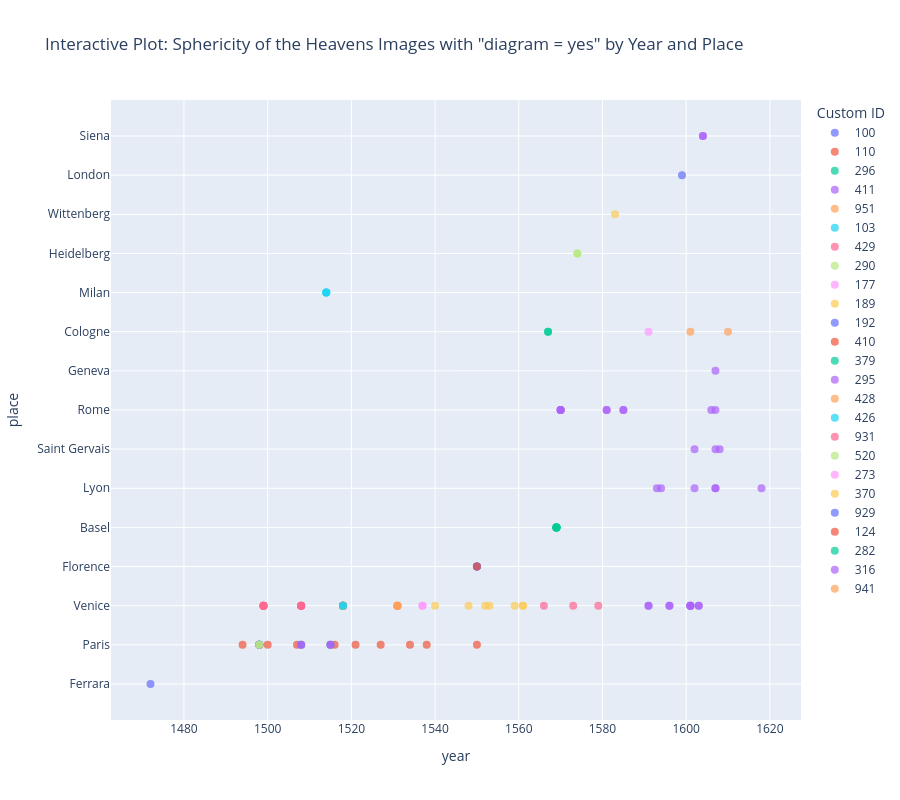
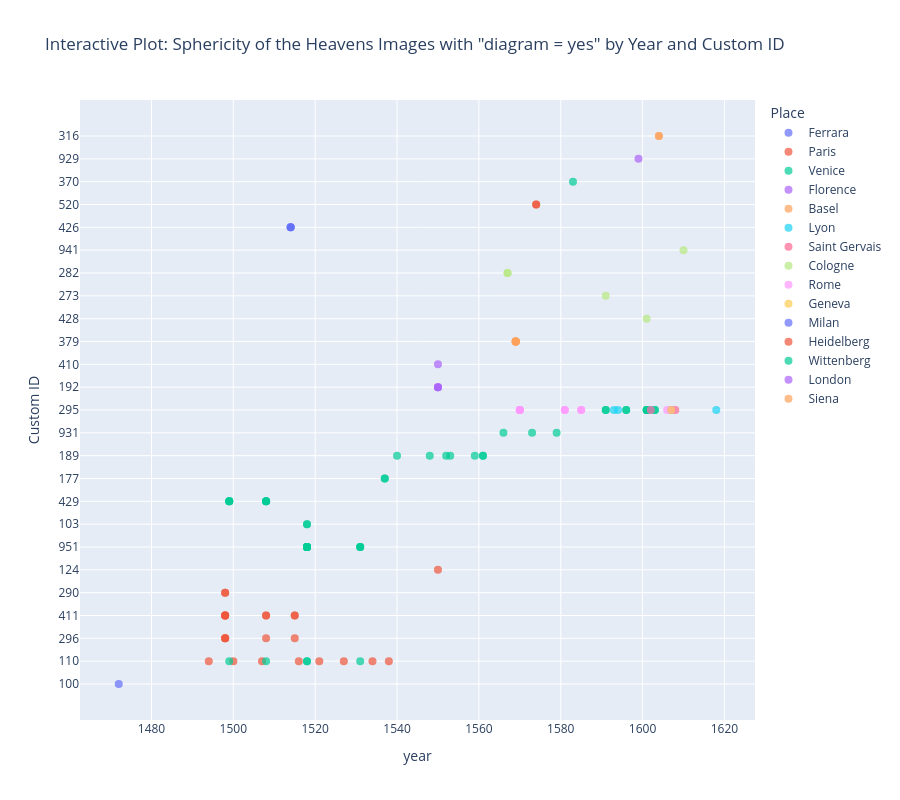

Notebook cell for these charts, in order:
### Code cell
# 1. Filter for CK_Sphericity of the Heavens AND diagram == 'yes'
df_sphericity = df_clean[(df_clean['cks'] == 'CK_Sphericity of the Heavens') & (df_clean['diagram'] == 'yes')].copy()

print(f"Total images for Sphericity of the Heavens with diagram='yes': {len(df_sphericity)}")

if len(df_sphericity) > 0:
    # Static scatter plot (Place vs Time)
    plt.figure(figsize=(14, 10))
    sns.scatterplot(
        data=df_sphericity,
        x='year',
        y='place',
        hue='custom_identifier_str',
        palette='tab20',  
        s=80,
        alpha=0.7,
        legend=False 
    )
    plt.title('Printings of Sphericity of the Heavens Images with "diagram = yes"\nOver Time and Place (Colored by custom_id)', fontsize=16)
    plt.xlabel('Year', fontsize=12)
    plt.ylabel('Place', fontsize=12)
    plt.grid(True, linestyle='--', alpha=0.5)
    plt.tight_layout()
    plt.show()

    # Interactive scatter plot (Place vs Time)
    fig = px.scatter(
        df_sphericity,
        x='year',
        y='place',
        color='custom_identifier_str',
        hover_data=['part_or_adaption_label', 'cks', 'bid'],
        title='Interactive Plot: Sphericity of the Heavens Images with "diagram = yes" by Year and Place',
        labels={'custom_identifier_str': 'Custom ID'}
    )
    fig.update_traces(marker=dict(size=8, opacity=0.7))
    fig.update_layout(height=800, hovermode='closest')
    fig.show()

    # Static scatter plot (Custom ID vs Time)
    plt.figure(figsize=(14, 10))
    sns.scatterplot(
        data=df_sphericity,
        x='year',
        y='custom_identifier_str',
        hue='place',
        palette='tab20',  
        s=80,
        alpha=0.7,
        legend=False 
    )
    plt.title('Printings of Sphericity of the Heavens Images with "diagram = yes"\nOver Time and Custom ID (Colored by Place)', fontsize=16)
    plt.xlabel('Year', fontsize=12)
    plt.ylabel('Custom ID (Text Part)', fontsize=12)
    plt.grid(True, linestyle='--', alpha=0.5)
    plt.tight_layout()
    plt.show()

    # Interactive scatter plot (Custom ID vs Time)
    fig_id = px.scatter(
        df_sphericity,
        x='year',
        y='custom_identifier_str',
        color='place',
        hover_data=['part_or_adaption_label', 'cks', 'bid'],
        title='Interactive Plot: Sphericity of the Heavens Images with "diagram = yes" by Year and Custom ID',
        labels={'custom_identifier_str': 'Custom ID', 'place': 'Place'}
    )
    fig_id.update_traces(marker=dict(size=8, opacity=0.7))
    fig_id.update_layout(height=800, hovermode='closest')
    fig_id.show()

### Figure 1 — Plotly figure (JSON) as saved in the notebook; plotly's stock layout.template omitted (floating-point values rounded to 4 significant figures)
{"data": [{"customdata": [["Tractatus de sphaera", "CK_Sphericity of the Heavens", 1938]], "hovertemplate": "Custom ID=100<br>year=%{x}<br>place=%{y}<br>part_or_adaption_label=%{customdata[0]}<br>cks=%{customdata[1]}<br>bid=%{customdata[2]}<extra></extra>", "legendgroup": "100", "marker": {"color": "#636efa", "opacity": 0.7, "size": 8, "symbol": "circle"}, "mode": "markers", "name": "100", "orientation": "h", "showlegend": true, "type": "scatter", "x": [1472], "xaxis": "x", "y": ["Ferrara"], "yaxis": "y"}, {"customdata": [["Introduction by d'Étaples", "CK_Sphericity of the Heavens", 1624], ["Introduction by d'Étaples", "CK_Sphericity of the Heavens", 1929], ["Introduction by d'Étaples", "CK_Sphericity of the Heavens", 1830], ["Introduction by d'Étaples", "CK_Sphericity of the Heavens", 1833], ["Introduction by d'Étaples", "CK_Sphericity of the Heavens", 1843], ["Introduction by d'Étaples", "CK_Sphericity of the Heavens", 1941], ["Introduction by d'Étaples", "CK_Sphericity of the Heavens", 1823], ["Introduction by d'Étaples", "CK_Sphericity of the Heavens", 1831], ["Introduction by d'Étaples", "CK_Sphericity of the Heavens", 1828], ["Introduction by d'Étaples", "CK_Sphericity of the Heavens", 1659], ["Introduction by d'Étaples", "CK_Sphericity of the Heavens", 1826], ["Introduction by d'Étaples", "CK_Sphericity of the Heavens", 1870], ["Introduction by d'Étaples", "CK_Sphericity of the Heavens", 1869]], "hovertemplate": "Custom ID=110<br>year=%{x}<br>place=%{y}<br>part_or_adaption_label=%{customdata[0]}<br>cks=%{customdata[1]}<br>bid=%{customdata[2]}<extra></extra>", "legendgroup": "110", "marker": {"color": "#EF553B", "opacity": 0.7, "size": 8, "symbol": "circle"}, "mode": "markers", "name": "110", "orientation": "h", "showlegend": true, "type": "scatter", "x": [1494, 1518, 1500, 1507, 1538, 1531, 1508, 1534, 1516, 1518, 1499, 1521, 1527], "xaxis": "x", "y": ["Paris", "Venice", "Paris", "Paris", "Paris", "Venice", "Venice", "Paris", "Paris", "Venice", "Venice", "Paris", "Paris"], "yaxis": "y"}, {"customdata": [["Tractatus de sphaera", "CK_Sphericity of the Heavens", 1805], ["Tractatus de sphaera", "CK_Sphericity of the Heavens", 1825], ["Tractatus de sphaera", "CK_Sphericity of the Heavens", 2153], ["Tractatus de sphaera", "CK_Sphericity of the Heavens", 2153], ["Tractatus de sphaera", "CK_Sphericity of the Heavens", 1824]], "hovertemplate": "Custom ID=296<br>year=%{x}<br>place=%{y}<br>part_or_adaption_label=%{customdata[0]}<br>cks=%{customdata[1]}<br>bid=%{customdata[2]}<extra></extra>", "legendgroup": "296", "marker": {"color": "#00cc96", "opacity": 0.7, "size": 8, "symbol": "circle"}, "mode": "markers", "name": "296", "orientation": "h", "showlegend": true, "type": "scatter", "x": [1508, 1498, 1498, 1498, 1515], "xaxis": "x", "y": ["Paris", "Paris", "Paris", "Paris", "Paris"], "yaxis": "y"}, {"customdata": [["Tractatus de sphaera", "CK_Sphericity of the Heavens", 1805], ["Tractatus de sphaera", "CK_Sphericity of the Heavens", 1805], ["Tractatus de sphaera", "CK_Sphericity of the Heavens", 1825], ["Tractatus de sphaera", "CK_Sphericity of the Heavens", 1825], ["Tractatus de sphaera", "CK_Sphericity of the Heavens", 2153], ["Tractatus de sphaera", "CK_Sphericity of the Heavens", 2153], ["Tractatus de sphaera", "CK_Sphericity of the Heavens", 1824], ["Tractatus de sphaera", "CK_Sphericity of the Heavens", 1824]], "hovertemplate": "Custom ID=411<br>year=%{x}<br>place=%{y}<br>part_or_adaption_label=%{customdata[0]}<br>cks=%{customdata[1]}<br>bid=%{customdata[2]}<extra></extra>", "legendgroup": "411", "marker": {"color": "#ab63fa", "opacity": 0.7, "size": 8, "symbol": "circle"}, "mode": "markers", "name": "411", "orientation": "h", "showlegend": true, "type": "scatter", "x": [1508, 1508, 1498, 1498, 1498, 1498, 1515, 1515], "xaxis": "x", "y": ["Paris", "Paris", "Paris", "Paris", "Paris", "Paris", "Paris", "Paris"], "yaxis": "y"}, {"customdata": [["Francesco Capuano's second commentary on the Tractatus de sphaera", "CK_Sphericity of the Heavens", 1929], ["Francesco Capuano's second commentary on the Tractatus de sphaera", "CK_Sphericity of the Heavens", 1929], ["Francesco Capuano's second commentary on the Tractatus de sphaera", "CK_Sphericity of the Heavens", 1929], ["Francesco Capuano's second commentary on the Tractatus de sphaera", "CK_Sphericity of the Heavens", 1929], ["Francesco Capuano's second commentary on the Tractatus de sphaera", "CK_Sphericity of the Heavens", 1941], ["Francesco Capuano's second commentary on the Tractatus de sphaera", "CK_Sphericity of the Heavens", 1941], ["Francesco Capuano's second commentary on the Tractatus de sphaera", "CK_Sphericity of the Heavens", 1941], ["Francesco Capuano's second commentary on the Tractatus de sphaera", "CK_Sphericity of the Heavens", 1659], ["Francesco Capuano's second commentary on the Tractatus de sphaera", "CK_Sphericity of the Heavens", 1659], ["Francesco Capuano's second commentary on the Tractatus de sphaera", "CK_Sphericity of the Heavens", 1659], ["Francesco Capuano's second commentary on the Tractatus de sphaera", "CK_Sphericity of the Heavens", 1659]], "hovertemplate": "Custom ID=951<br>year=%{x}<br>place=%{y}<br>part_or_adaption_label=%{customdata[0]}<br>cks=%{customdata[1]}<br>bid=%{customdata[2]}<extra></extra>", "legendgroup": "951", "marker": {"color": "#FFA15A", "opacity": 0.7, "size": 8, "symbol": "circle"}, "mode": "markers", "name": "951", "orientation": "h", "showlegend": true, "type": "scatter", "x": [1518, 1518, 1518, 1518, 1531, 1531, 1531, 1518, 1518, 1518, 1518], "xaxis": "x", "y": ["Venice", "Venice", "Venice", "Venice", "Venice", "Venice", "Venice", "Venice", "Venice", "Venice", "Venice"], "yaxis": "y"}, {"customdata": [["Disputationum contra Cremonensia", "CK_Sphericity of the Heavens", 1929], ["Disputationum contra Cremonensia", "CK_Sphericity of the Heavens", 1659]], "hovertemplate": "Custom ID=103<br>year=%{x}<br>place=%{y}<br>part_or_adaption_label=%{customdata[0]}<br>cks=%{customdata[1]}<br>bid=%{customdata[2]}<extra></extra>", "legendgroup": "103", "marker": {"color": "#19d3f3", "opacity": 0.7, "size": 8, "symbol": "circle"}, "mode": "markers", "name": "103", "orientation": "h", "showlegend": true, "type": "scatter", "x": [1518, 1518], "xaxis": "x", "y": ["Venice", "Venice"], "yaxis": "y"}, {"customdata": [["Francesco Capuano's first commentary on the Tractatus de sphaera", "CK_Sphericity of the Heavens", 1823], ["Francesco Capuano's first commentary on the Tractatus de sphaera", "CK_Sphericity of the Heavens", 1823], ["Francesco Capuano's first commentary on the Tractatus de sphaera", "CK_Sphericity of the Heavens", 1823], ["Francesco Capuano's first commentary on the Tractatus de sphaera", "CK_Sphericity of the Heavens", 1823], ["Francesco Capuano's first commentary on the Tractatus de sphaera", "CK_Sphericity of the Heavens", 1826], ["Francesco Capuano's first commentary on the Tractatus de sphaera", "CK_Sphericity of the Heavens", 1826], ["Francesco Capuano's first commentary on the Tractatus de sphaera", "CK_Sphericity of the Heavens", 1826], ["Francesco Capuano's first commentary on the Tractatus de sphaera", "CK_Sphericity of the Heavens", 1826]], "hovertemplate": "Custom ID=429<br>year=%{x}<br>place=%{y}<br>part_or_adaption_label=%{customdata[0]}<br>cks=%{customdata[1]}<br>bid=%{customdata[2]}<extra></extra>", "legendgroup": "429", "marker": {"color": "#FF6692", "opacity": 0.7, "size": 8, "symbol": "circle"}, "mode": "markers", "name": "429", "orientation": "h", "showlegend": true, "type": "scatter", "x": [1508, 1508, 1508, 1508, 1499, 1499, 1499, 1499], "xaxis": "x", "y": ["Venice", "Venice", "Venice", "Venice", "Venice", "Venice", "Venice", "Venice"], "yaxis": "y"}, {"customdata": [["Geometria speculativa by Bradwardine", "CK_Sphericity of the Heavens", 2153], ["Geometria speculativa by Bradwardine", "CK_Sphericity of the Heavens", 2153]], "hovertemplate": "Custom ID=290<br>year=%{x}<br>place=%{y}<br>part_or_adaption_label=%{customdata[0]}<br>cks=%{customdata[1]}<br>bid=%{customdata[2]}<extra></extra>", "legendgroup": "290", "marker": {"color": "#B6E880", "opacity": 0.7, "size": 8, "symbol": "circle"}, "mode": "markers", "name": "290", "orientation": "h", "showlegend": true, "type": "scatter", "x": [1498, 1498], "xaxis": "x", "y": ["Paris", "Paris"], "yaxis": "y"}, {"customdata": [["Introduction to Geometry and Physics by Mauro da Firenze", "CK_Sphericity of the Heavens", 1680], ["Introduction to Geometry and Physics by Mauro da Firenze", "CK_Sphericity of the Heavens", 1680]], "hovertemplate": "Custom ID=177<br>year=%{x}<br>place=%{y}<br>part_or_adaption_label=%{customdata[0]}<br>cks=%{customdata[1]}<br>bid=%{customdata[2]}<extra></extra>", "legendgroup": "177", "marker": {"color": "#FF97FF", "opacity": 0.7, "size": 8, "symbol": "circle"}, "mode": "markers", "name": "177", "orientation": "h", "showlegend": true, "type": "scatter", "x": [1537, 1537], "xaxis": "x", "y": ["Venice", "Venice"], "yaxis": "y"}, {"customdata": [["Introduction to geometry by A. Piccolomini", "CK_Sphericity of the Heavens", 2062], ["Introduction to geometry by A. Piccolomini", "CK_Sphericity of the Heavens", 2064], ["Introduction to geometry by A. Piccolomini", "CK_Sphericity of the Heavens", 2066], ["Introduction to geometry by A. Piccolomini", "CK_Sphericity of the Heavens", 2068], ["Introduction to geometry by A. Piccolomini", "CK_Sphericity of the Heavens", 2071], ["Introduction to geometry by A. Piccolomini", "CK_Sphericity of the Heavens", 1718], ["Introduction to geometry by A. Piccolomini", "CK_Sphericity of the Heavens", 2070]], "hovertemplate": "Custom ID=189<br>year=%{x}<br>place=%{y}<br>part_or_adaption_label=%{customdata[0]}<br>cks=%{customdata[1]}<br>bid=%{customdata[2]}<extra></extra>", "legendgroup": "189", "marker": {"color": "#FECB52", "opacity": 0.7, "size": 8, "symbol": "circle"}, "mode": "markers", "name": "189", "orientation": "h", "showlegend": true, "type": "scatter", "x": [1540, 1552, 1561, 1553, 1559, 1561, 1548], "xaxis": "x", "y": ["Venice", "Venice", "Venice", "Venice", "Venice", "Venice", "Venice"], "yaxis": "y"}, {"customdata": [["Annotationi sopra la Lettione Della Spera del Sacro Bosco", "CK_Sphericity of the Heavens", 1699], ["Annotationi sopra la Lettione Della Spera del Sacro Bosco", "CK_Sphericity of the Heavens", 1699], ["Annotationi sopra la Lettione Della Spera del Sacro Bosco", "CK_Sphericity of the Heavens", 1699]], "hovertemplate": "Custom ID=192<br>year=%{x}<br>place=%{y}<br>part_or_adaption_label=%{customdata[0]}<br>cks=%{customdata[1]}<br>bid=%{customdata[2]}<extra></extra>", "legendgroup": "192", "marker": {"color": "#636efa", "opacity": 0.7, "size": 8, "symbol": "circle"}, "mode": "markers", "name": "192", "orientation": "h", "showlegend": true, "type": "scatter", "x": [1550, 1550, 1550], "xaxis": "x", "y": ["Florence", "Florence", "Florence"], "yaxis": "y"}, {"customdata": [["Annotationi sopra la lettione della spera del Sacro Bosco", "CK_Sphericity of the Heavens", 1699]], "hovertemplate": "Custom ID=410<br>year=%{x}<br>place=%{y}<br>part_or_adaption_label=%{customdata[0]}<br>cks=%{customdata[1]}<br>bid=%{customdata[2]}<extra></extra>", "legendgroup": "410", "marker": {"color": "#EF553B", "opacity": 0.7, "size": 8, "symbol": "circle"}, "mode": "markers", "name": "410", "orientation": "h", "showlegend": true, "type": "scatter", "x": [1550], "xaxis": "x", "y": ["Florence"], "yaxis": "y"}, {"customdata": [["Commentary of Schreckenfuchs O. on Sacrobosco's Sphere", "CK_Sphericity of the Heavens", 1943], ["Commentary of Schreckenfuchs O. on Sacrobosco's Sphere", "CK_Sphericity of the Heavens", 1943], ["Commentary of Schreckenfuchs O. on Sacrobosco's Sphere", "CK_Sphericity of the Heavens", 1943], ["Commentary of Schreckenfuchs O. on Sacrobosco's Sphere", "CK_Sphericity of the Heavens", 1943], ["Commentary of Schreckenfuchs O. on Sacrobosco's Sphere", "CK_Sphericity of the Heavens", 1943], ["Commentary of Schreckenfuchs O. on Sacrobosco's Sphere", "CK_Sphericity of the Heavens", 1943]], "hovertemplate": "Custom ID=379<br>year=%{x}<br>place=%{y}<br>part_or_adaption_label=%{customdata[0]}<br>cks=%{customdata[1]}<br>bid=%{customdata[2]}<extra></extra>", "legendgroup": "379", "marker": {"color": "#00cc96", "opacity": 0.7, "size": 8, "symbol": "circle"}, "mode": "markers", "name": "379", "orientation": "h", "showlegend": true, "type": "scatter", "x": [1569, 1569, 1569, 1569, 1569, 1569], "xaxis": "x", "y": ["Basel", "Basel", "Basel", "Basel", "Basel", "Basel"], "yaxis": "y"}, {"customdata": [["Clavius's commentary on Sacrobosco's Sphere", "CK_Sphericity of the Heavens", 1746], ["Clavius's commentary on Sacrobosco's Sphere", "CK_Sphericity of the Heavens", 1810], ["Clavius's commentary on Sacrobosco's Sphere", "CK_Sphericity of the Heavens", 1755], ["Clavius's commentary on Sacrobosco's Sphere", "CK_Sphericity of the Heavens", 1813], ["Clavius's commentary on Sacrobosco's Sphere", "CK_Sphericity of the Heavens", 1817], ["Clavius's commentary on Sacrobosco's Sphere", "CK_Sphericity of the Heavens", 2151], ["Clavius's commentary on Sacrobosco's Sphere", "CK_Sphericity of the Heavens", 1816], ["Clavius's commentary on Sacrobosco's Sphere", "CK_Sphericity of the Heavens", 1816], ["Clavius's commentary on Sacrobosco's Sphere", "CK_Sphericity of the Heavens", 1807], ["Clavius's commentary on Sacrobosco's Sphere", "CK_Sphericity of the Heavens", 1807], ["Clavius's commentary on Sacrobosco's Sphere", "CK_Sphericity of the Heavens", 1806], ["Clavius's commentary on Sacrobosco's Sphere", "CK_Sphericity of the Heavens", 1806], ["Clavius's commentary on Sacrobosco's Sphere", "CK_Sphericity of the Heavens", 1806], ["Clavius's commentary on Sacrobosco's Sphere", "CK_Sphericity of the Heavens", 1806], ["Clavius's commentary on Sacrobosco's Sphere", "CK_Sphericity of the Heavens", 1821], ["Clavius's commentary on Sacrobosco's Sphere", "CK_Sphericity of the Heavens", 1818], ["Clavius's commentary on Sacrobosco's Sphere", "CK_Sphericity of the Heavens", 1808], ["Clavius's commentary on Sacrobosco's Sphere", "CK_Sphericity of the Heavens", 1808], ["Clavius's commentary on Sacrobosco's Sphere", "CK_Sphericity of the Heavens", 1822], ["Clavius's commentary on Sacrobosco's Sphere", "CK_Sphericity of the Heavens", 1815], ["Clavius's commentary on Sacrobosco's Sphere", "CK_Sphericity of the Heavens", 1814], ["Clavius's commentary on Sacrobosco's Sphere", "CK_Sphericity of the Heavens", 1814], ["Clavius's commentary on Sacrobosco's Sphere", "CK_Sphericity of the Heavens", 1812], ["Clavius's commentary on Sacrobosco's Sphere", "CK_Sphericity of the Heavens", 1812], ["Clavius's commentary on Sacrobosco's Sphere", "CK_Sphericity of the Heavens", 1811], ["Clavius's commentary on Sacrobosco's Sphere", "CK_Sphericity of the Heavens", 1811], ["Clavius's commentary on Sacrobosco's Sphere", "CK_Sphericity of the Heavens", 1809], ["Clavius's commentary on Sacrobosco's Sphere", "CK_Sphericity of the Heavens", 1809], ["Clavius's commentary on Sacrobosco's Sphere", "CK_Sphericity of the Heavens", 2278], ["Clavius's commentary on Sacrobosco's Sphere", "CK_Sphericity of the Heavens", 2278]], "hovertemplate": "Custom ID=295<br>year=%{x}<br>place=%{y}<br>part_or_adaption_label=%{customdata[0]}<br>cks=%{customdata[1]}<br>bid=%{customdata[2]}<extra></extra>", "legendgroup": "295", "marker": {"color": "#ab63fa", "opacity": 0.7, "size": 8, "symbol": "circle"}, "mode": "markers", "name": "295", "orientation": "h", "showlegend": true, "type": "scatter", "x": [1593, 1594, 1607, 1602, 1607, 1607, 1607, 1607, 1581, 1581, 1570, 1570, 1570, 1570, 1602, 1608, 1585, 1585, 1618, 1606, 1603, 1603, 1601, 1601, 1596, 1596, 1591, 1591, 1601, 1601], "xaxis": "x", "y": ["Lyon", "Lyon", "Saint Gervais", "Lyon", "Rome", "Geneva", "Lyon", "Lyon", "Rome", "Rome", "Rome", "Rome", "Rome", "Rome", "Saint Gervais", "Saint Gervais", "Rome", "Rome", "Lyon", "Rome", "Venice", "Venice", "Venice", "Venice", "Venice", "Venice", "Venice", "Venice", "Venice", "Venice"], "yaxis": "y"}, {"customdata": [["Commentaries of Clavius, Giuntini, Hero, Vinet and Thomas Aubel", "CK_Sphericity of the Heavens", 1820]], "hovertemplate": "Custom ID=428<br>year=%{x}<br>place=%{y}<br>part_or_adaption_label=%{customdata[0]}<br>cks=%{customdata[1]}<br>bid=%{customdata[2]}<extra></extra>", "legendgroup": "428", "marker": {"color": "#FFA15A", "opacity": 0.7, "size": 8, "symbol": "circle"}, "mode": "markers", "name": "428", "orientation": "h", "showlegend": true, "type": "scatter", "x": [1601], "xaxis": "x", "y": ["Cologne"], "yaxis": "y"}, {"customdata": [["Tractatus de sphaera", "CK_Sphericity of the Heavens", 2092], ["Tractatus de sphaera", "CK_Sphericity of the Heavens", 2092], ["Tractatus de sphaera", "CK_Sphericity of the Heavens", 2092]], "hovertemplate": "Custom ID=426<br>year=%{x}<br>place=%{y}<br>part_or_adaption_label=%{customdata[0]}<br>cks=%{customdata[1]}<br>bid=%{customdata[2]}<extra></extra>", "legendgroup": "426", "marker": {"color": "#19d3f3", "opacity": 0.7, "size": 8, "symbol": "circle"}, "mode": "markers", "name": "426", "orientation": "h", "showlegend": true, "type": "scatter", "x": [1514, 1514, 1514], "xaxis": "x", "y": ["Milan", "Milan", "Milan"], "yaxis": "y"}, {"customdata": [["Revised edition of A. Piccolomini Treatise on the Sphere", "CK_Sphericity of the Heavens", 2063], ["Revised edition of A. Piccolomini Treatise on the Sphere", "CK_Sphericity of the Heavens", 2073], ["Revised edition of A. Piccolomini Treatise on the Sphere", "CK_Sphericity of the Heavens", 1919]], "hovertemplate": "Custom ID=931<br>year=%{x}<br>place=%{y}<br>part_or_adaption_label=%{customdata[0]}<br>cks=%{customdata[1]}<br>bid=%{customdata[2]}<extra></extra>", "legendgroup": "931", "marker": {"color": "#FF6692", "opacity": 0.7, "size": 8, "symbol": "circle"}, "mode": "markers", "name": "931", "orientation": "h", "showlegend": true, "type": "scatter", "x": [1566, 1573, 1579], "xaxis": "x", "y": ["Venice", "Venice", "Venice"], "yaxis": "y"}, {"customdata": [["Witekind's treatise on the Sphere", "CK_Sphericity of the Heavens", 2233], ["Witekind's treatise on the Sphere", "CK_Sphericity of the Heavens", 2233]], "hovertemplate": "Custom ID=520<br>year=%{x}<br>place=%{y}<br>part_or_adaption_label=%{customdata[0]}<br>cks=%{customdata[1]}<br>bid=%{customdata[2]}<extra></extra>", "legendgroup": "520", "marker": {"color": "#B6E880", "opacity": 0.7, "size": 8, "symbol": "circle"}, "mode": "markers", "name": "520", "orientation": "h", "showlegend": true, "type": "scatter", "x": [1574, 1574], "xaxis": "x", "y": ["Heidelberg", "Heidelberg"], "yaxis": "y"}, {"customdata": [["Albertus Hero's Scholia combined with Vinet's Scholia", "CK_Sphericity of the Heavens", 1961]], "hovertemplate": "Custom ID=273<br>year=%{x}<br>place=%{y}<br>part_or_adaption_label=%{customdata[0]}<br>cks=%{customdata[1]}<br>bid=%{customdata[2]}<extra></extra>", "legendgroup": "273", "marker": {"color": "#FF97FF", "opacity": 0.7, "size": 8, "symbol": "circle"}, "mode": "markers", "name": "273", "orientation": "h", "showlegend": true, "type": "scatter", "x": [1591], "xaxis": "x", "y": ["Cologne"], "yaxis": "y"}, {"customdata": [["Quaestiones by S. Dietrich", "CK_Sphericity of the Heavens", 2159]], "hovertemplate": "Custom ID=370<br>year=%{x}<br>place=%{y}<br>part_or_adaption_label=%{customdata[0]}<br>cks=%{customdata[1]}<br>bid=%{customdata[2]}<extra></extra>", "legendgroup": "370", "marker": {"color": "#FECB52", "opacity": 0.7, "size": 8, "symbol": "circle"}, "mode": "markers", "name": "370", "orientation": "h", "showlegend": true, "type": "scatter", "x": [1583], "xaxis": "x", "y": ["Wittenberg"], "yaxis": "y"}, {"customdata": [["Second part of the Sphere treatise of Thomas Hill", "CK_Sphericity of the Heavens", 2279]], "hovertemplate": "Custom ID=929<br>year=%{x}<br>place=%{y}<br>part_or_adaption_label=%{customdata[0]}<br>cks=%{customdata[1]}<br>bid=%{customdata[2]}<extra></extra>", "legendgroup": "929", "marker": {"color": "#636efa", "opacity": 0.7, "size": 8, "symbol": "circle"}, "mode": "markers", "name": "929", "orientation": "h", "showlegend": true, "type": "scatter", "x": [1599], "xaxis": "x", "y": ["London"], "yaxis": "y"}, {"customdata": [["Introduction to geometry by A. Piccolomini", "CK_Sphericity of the Heavens", 2076]], "hovertemplate": "Custom ID=124<br>year=%{x}<br>place=%{y}<br>part_or_adaption_label=%{customdata[0]}<br>cks=%{customdata[1]}<br>bid=%{customdata[2]}<extra></extra>", "legendgroup": "124", "marker": {"color": "#EF553B", "opacity": 0.7, "size": 8, "symbol": "circle"}, "mode": "markers", "name": "124", "orientation": "h", "showlegend": true, "type": "scatter", "x": [1550], "xaxis": "x", "y": ["Paris"], "yaxis": "y"}, {"customdata": [["Commentary on the Sphere by Theordor Gras", "CK_Sphericity of the Heavens", 1861], ["Commentary on the Sphere by Theordor Gras", "CK_Sphericity of the Heavens", 1861]], "hovertemplate": "Custom ID=282<br>year=%{x}<br>place=%{y}<br>part_or_adaption_label=%{customdata[0]}<br>cks=%{customdata[1]}<br>bid=%{customdata[2]}<extra></extra>", "legendgroup": "282", "marker": {"color": "#00cc96", "opacity": 0.7, "size": 8, "symbol": "circle"}, "mode": "markers", "name": "282", "orientation": "h", "showlegend": true, "type": "scatter", "x": [1567, 1567], "xaxis": "x", "y": ["Cologne", "Cologne"], "yaxis": "y"}, {"customdata": [["Pifferi's Commentary on the Sphere", "CK_Sphericity of the Heavens", 1921], ["Pifferi's Commentary on the Sphere", "CK_Sphericity of the Heavens", 1921]], "hovertemplate": "Custom ID=316<br>year=%{x}<br>place=%{y}<br>part_or_adaption_label=%{customdata[0]}<br>cks=%{customdata[1]}<br>bid=%{customdata[2]}<extra></extra>", "legendgroup": "316", "marker": {"color": "#ab63fa", "opacity": 0.7, "size": 8, "symbol": "circle"}, "mode": "markers", "name": "316", "orientation": "h", "showlegend": true, "type": "scatter", "x": [1604, 1604], "xaxis": "x", "y": ["Siena", "Siena"], "yaxis": "y"}, {"customdata": [["Commentaries of Clavius, Giuntini, Hero, new Vinet and Thomas Aubel - partially revised", "CK_Sphericity of the Heavens", 1957]], "hovertemplate": "Custom ID=941<br>year=%{x}<br>place=%{y}<br>part_or_adaption_label=%{customdata[0]}<br>cks=%{customdata[1]}<br>bid=%{customdata[2]}<extra></extra>", "legendgroup": "941", "marker": {"color": "#FFA15A", "opacity": 0.7, "size": 8, "symbol": "circle"}, "mode": "markers", "name": "941", "orientation": "h", "showlegend": true, "type": "scatter", "x": [1610], "xaxis": "x", "y": ["Cologne"], "yaxis": "y"}], "layout": {"height": 800, "hovermode": "closest", "legend": {"title": {"text": "Custom ID"}, "tracegroupgap": 0}, "title": {"text": "Interactive Plot: Sphericity of the Heavens Images with \"diagram = yes\" by Year and Place"}, "xaxis": {"anchor": "y", "domain": [0, 1], "title": {"text": "year"}}, "yaxis": {"anchor": "x", "domain": [0, 1], "title": {"text": "place"}}}}

### Figure 2 — Plotly figure (JSON) as saved in the notebook; plotly's stock layout.template omitted (floating-point values rounded to 4 significant figures; data arrays with more than 128 entries replaced by an {"elided": "..."} marker saying what was removed)
{"data": [{"customdata": [["Tractatus de sphaera", "CK_Sphericity of the Heavens", 1938]], "hovertemplate": "Place=Ferrara<br>year=%{x}<br>Custom ID=%{y}<br>part_or_adaption_label=%{customdata[0]}<br>cks=%{customdata[1]}<br>bid=%{customdata[2]}<extra></extra>", "legendgroup": "Ferrara", "marker": {"color": "#636efa", "opacity": 0.7, "size": 8, "symbol": "circle"}, "mode": "markers", "name": "Ferrara", "orientation": "h", "showlegend": true, "type": "scatter", "x": [1472], "xaxis": "x", "y": ["100"], "yaxis": "y"}, {"customdata": [["Introduction by d'Étaples", "CK_Sphericity of the Heavens", 1624], ["Tractatus de sphaera", "CK_Sphericity of the Heavens", 1805], ["Tractatus de sphaera", "CK_Sphericity of the Heavens", 1805], ["Tractatus de sphaera", "CK_Sphericity of the Heavens", 1805], ["Introduction by d'Étaples", "CK_Sphericity of the Heavens", 1830], ["Introduction by d'Étaples", "CK_Sphericity of the Heavens", 1833], ["Introduction by d'Étaples", "CK_Sphericity of the Heavens", 1843], ["Tractatus de sphaera", "CK_Sphericity of the Heavens", 1825], ["Tractatus de sphaera", "CK_Sphericity of the Heavens", 1825], ["Tractatus de sphaera", "CK_Sphericity of the Heavens", 1825], ["Introduction by d'Étaples", "CK_Sphericity of the Heavens", 1831], ["Introduction by d'Étaples", "CK_Sphericity of the Heavens", 1828], ["Geometria speculativa by Bradwardine", "CK_Sphericity of the Heavens", 2153], ["Tractatus de sphaera", "CK_Sphericity of the Heavens", 2153], ["Tractatus de sphaera", "CK_Sphericity of the Heavens", 2153], ["Tractatus de sphaera", "CK_Sphericity of the Heavens", 2153], ["Tractatus de sphaera", "CK_Sphericity of the Heavens", 2153], ["Geometria speculativa by Bradwardine", "CK_Sphericity of the Heavens", 2153], ["Introduction by d'Étaples", "CK_Sphericity of the Heavens", 1870], ["Tractatus de sphaera", "CK_Sphericity of the Heavens", 1824], ["Tractatus de sphaera", "CK_Sphericity of the Heavens", 1824], ["Tractatus de sphaera", "CK_Sphericity of the Heavens", 1824], ["Introduction by d'Étaples", "CK_Sphericity of the Heavens", 1869], ["Introduction to geometry by A. Piccolomini", "CK_Sphericity of the Heavens", 2076]], "hovertemplate": "Place=Paris<br>year=%{x}<br>Custom ID=%{y}<br>part_or_adaption_label=%{customdata[0]}<br>cks=%{customdata[1]}<br>bid=%{customdata[2]}<extra></extra>", "legendgroup": "Paris", "marker": {"color": "#EF553B", "opacity": 0.7, "size": 8, "symbol": "circle"}, "mode": "markers", "name": "Paris", "orientation": "h", "showlegend": true, "type": "scatter", "x": [1494, 1508, 1508, 1508, 1500, 1507, 1538, 1498, 1498, 1498, 1534, 1516, 1498, 1498, 1498, 1498, 1498, 1498, 1521, 1515, 1515, 1515, 1527, 1550], "xaxis": "x", "y": ["110", "296", "411", "411", "110", "110", "110", "296", "411", "411", "110", "110", "290", "296", "296", "411", "411", "290", "110", "296", "411", "411", "110", "124"], "yaxis": "y"}, {"customdata": {"elided": "48x3 mixed values"}, "hovertemplate": "Place=Venice<br>year=%{x}<br>Custom ID=%{y}<br>part_or_adaption_label=%{customdata[0]}<br>cks=%{customdata[1]}<br>bid=%{customdata[2]}<extra></extra>", "legendgroup": "Venice", "marker": {"color": "#00cc96", "opacity": 0.7, "size": 8, "symbol": "circle"}, "mode": "markers", "name": "Venice", "orientation": "h", "showlegend": true, "type": "scatter", "x": [1518, 1518, 1518, 1518, 1518, 1518, 1531, 1531, 1531, 1531, 1508, 1508, 1508, 1508, 1508, 1518, 1518, 1518, 1518, 1518, 1518, 1537, 1537, 1499, 1499, 1499, 1499, 1499, 1540, 1552, 1566, 1573, 1561, 1553, 1559, 1561, 1548, 1579, 1603, 1603, 1601, 1601, 1596, 1596, 1591, 1591, 1601, 1601], "xaxis": "x", "y": ["110", "951", "951", "951", "951", "103", "110", "951", "951", "951", "429", "429", "110", "429", "429", "110", "103", "951", "951", "951", "951", "177", "177", "110", "429", "429", "429", "429", "189", "189", "931", "931", "189", "189", "189", "189", "189", "931", "295", "295", "295", "295", "295", "295", "295", "295", "295", "295"], "yaxis": "y"}, {"customdata": [["Annotationi sopra la Lettione Della Spera del Sacro Bosco", "CK_Sphericity of the Heavens", 1699], ["Annotationi sopra la Lettione Della Spera del Sacro Bosco", "CK_Sphericity of the Heavens", 1699], ["Annotationi sopra la Lettione Della Spera del Sacro Bosco", "CK_Sphericity of the Heavens", 1699], ["Annotationi sopra la lettione della spera del Sacro Bosco", "CK_Sphericity of the Heavens", 1699]], "hovertemplate": "Place=Florence<br>year=%{x}<br>Custom ID=%{y}<br>part_or_adaption_label=%{customdata[0]}<br>cks=%{customdata[1]}<br>bid=%{customdata[2]}<extra></extra>", "legendgroup": "Florence", "marker": {"color": "#ab63fa", "opacity": 0.7, "size": 8, "symbol": "circle"}, "mode": "markers", "name": "Florence", "orientation": "h", "showlegend": true, "type": "scatter", "x": [1550, 1550, 1550, 1550], "xaxis": "x", "y": ["192", "192", "192", "410"], "yaxis": "y"}, {"customdata": [["Commentary of Schreckenfuchs O. on Sacrobosco's Sphere", "CK_Sphericity of the Heavens", 1943], ["Commentary of Schreckenfuchs O. on Sacrobosco's Sphere", "CK_Sphericity of the Heavens", 1943], ["Commentary of Schreckenfuchs O. on Sacrobosco's Sphere", "CK_Sphericity of the Heavens", 1943], ["Commentary of Schreckenfuchs O. on Sacrobosco's Sphere", "CK_Sphericity of the Heavens", 1943], ["Commentary of Schreckenfuchs O. on Sacrobosco's Sphere", "CK_Sphericity of the Heavens", 1943], ["Commentary of Schreckenfuchs O. on Sacrobosco's Sphere", "CK_Sphericity of the Heavens", 1943]], "hovertemplate": "Place=Basel<br>year=%{x}<br>Custom ID=%{y}<br>part_or_adaption_label=%{customdata[0]}<br>cks=%{customdata[1]}<br>bid=%{customdata[2]}<extra></extra>", "legendgroup": "Basel", "marker": {"color": "#FFA15A", "opacity": 0.7, "size": 8, "symbol": "circle"}, "mode": "markers", "name": "Basel", "orientation": "h", "showlegend": true, "type": "scatter", "x": [1569, 1569, 1569, 1569, 1569, 1569], "xaxis": "x", "y": ["379", "379", "379", "379", "379", "379"], "yaxis": "y"}, {"customdata": [["Clavius's commentary on Sacrobosco's Sphere", "CK_Sphericity of the Heavens", 1746], ["Clavius's commentary on Sacrobosco's Sphere", "CK_Sphericity of the Heavens", 1810], ["Clavius's commentary on Sacrobosco's Sphere", "CK_Sphericity of the Heavens", 1813], ["Clavius's commentary on Sacrobosco's Sphere", "CK_Sphericity of the Heavens", 1816], ["Clavius's commentary on Sacrobosco's Sphere", "CK_Sphericity of the Heavens", 1816], ["Clavius's commentary on Sacrobosco's Sphere", "CK_Sphericity of the Heavens", 1822]], "hovertemplate": "Place=Lyon<br>year=%{x}<br>Custom ID=%{y}<br>part_or_adaption_label=%{customdata[0]}<br>cks=%{customdata[1]}<br>bid=%{customdata[2]}<extra></extra>", "legendgroup": "Lyon", "marker": {"color": "#19d3f3", "opacity": 0.7, "size": 8, "symbol": "circle"}, "mode": "markers", "name": "Lyon", "orientation": "h", "showlegend": true, "type": "scatter", "x": [1593, 1594, 1602, 1607, 1607, 1618], "xaxis": "x", "y": ["295", "295", "295", "295", "295", "295"], "yaxis": "y"}, {"customdata": [["Clavius's commentary on Sacrobosco's Sphere", "CK_Sphericity of the Heavens", 1755], ["Clavius's commentary on Sacrobosco's Sphere", "CK_Sphericity of the Heavens", 1821], ["Clavius's commentary on Sacrobosco's Sphere", "CK_Sphericity of the Heavens", 1818]], "hovertemplate": "Place=Saint Gervais<br>year=%{x}<br>Custom ID=%{y}<br>part_or_adaption_label=%{customdata[0]}<br>cks=%{customdata[1]}<br>bid=%{customdata[2]}<extra></extra>", "legendgroup": "Saint Gervais", "marker": {"color": "#FF6692", "opacity": 0.7, "size": 8, "symbol": "circle"}, "mode": "markers", "name": "Saint Gervais", "orientation": "h", "showlegend": true, "type": "scatter", "x": [1607, 1602, 1608], "xaxis": "x", "y": ["295", "295", "295"], "yaxis": "y"}, {"customdata": [["Commentaries of Clavius, Giuntini, Hero, Vinet and Thomas Aubel", "CK_Sphericity of the Heavens", 1820], ["Albertus Hero's Scholia combined with Vinet's Scholia", "CK_Sphericity of the Heavens", 1961], ["Commentary on the Sphere by Theordor Gras", "CK_Sphericity of the Heavens", 1861], ["Commentary on the Sphere by Theordor Gras", "CK_Sphericity of the Heavens", 1861], ["Commentaries of Clavius, Giuntini, Hero, new Vinet and Thomas Aubel - partially revised", "CK_Sphericity of the Heavens", 1957]], "hovertemplate": "Place=Cologne<br>year=%{x}<br>Custom ID=%{y}<br>part_or_adaption_label=%{customdata[0]}<br>cks=%{customdata[1]}<br>bid=%{customdata[2]}<extra></extra>", "legendgroup": "Cologne", "marker": {"color": "#B6E880", "opacity": 0.7, "size": 8, "symbol": "circle"}, "mode": "markers", "name": "Cologne", "orientation": "h", "showlegend": true, "type": "scatter", "x": [1601, 1591, 1567, 1567, 1610], "xaxis": "x", "y": ["428", "273", "282", "282", "941"], "yaxis": "y"}, {"customdata": [["Clavius's commentary on Sacrobosco's Sphere", "CK_Sphericity of the Heavens", 1817], ["Clavius's commentary on Sacrobosco's Sphere", "CK_Sphericity of the Heavens", 1807], ["Clavius's commentary on Sacrobosco's Sphere", "CK_Sphericity of the Heavens", 1807], ["Clavius's commentary on Sacrobosco's Sphere", "CK_Sphericity of the Heavens", 1806], ["Clavius's commentary on Sacrobosco's Sphere", "CK_Sphericity of the Heavens", 1806], ["Clavius's commentary on Sacrobosco's Sphere", "CK_Sphericity of the Heavens", 1806], ["Clavius's commentary on Sacrobosco's Sphere", "CK_Sphericity of the Heavens", 1806], ["Clavius's commentary on Sacrobosco's Sphere", "CK_Sphericity of the Heavens", 1808], ["Clavius's commentary on Sacrobosco's Sphere", "CK_Sphericity of the Heavens", 1808], ["Clavius's commentary on Sacrobosco's Sphere", "CK_Sphericity of the Heavens", 1815]], "hovertemplate": "Place=Rome<br>year=%{x}<br>Custom ID=%{y}<br>part_or_adaption_label=%{customdata[0]}<br>cks=%{customdata[1]}<br>bid=%{customdata[2]}<extra></extra>", "legendgroup": "Rome", "marker": {"color": "#FF97FF", "opacity": 0.7, "size": 8, "symbol": "circle"}, "mode": "markers", "name": "Rome", "orientation": "h", "showlegend": true, "type": "scatter", "x": [1607, 1581, 1581, 1570, 1570, 1570, 1570, 1585, 1585, 1606], "xaxis": "x", "y": ["295", "295", "295", "295", "295", "295", "295", "295", "295", "295"], "yaxis": "y"}, {"customdata": [["Clavius's commentary on Sacrobosco's Sphere", "CK_Sphericity of the Heavens", 2151]], "hovertemplate": "Place=Geneva<br>year=%{x}<br>Custom ID=%{y}<br>part_or_adaption_label=%{customdata[0]}<br>cks=%{customdata[1]}<br>bid=%{customdata[2]}<extra></extra>", "legendgroup": "Geneva", "marker": {"color": "#FECB52", "opacity": 0.7, "size": 8, "symbol": "circle"}, "mode": "markers", "name": "Geneva", "orientation": "h", "showlegend": true, "type": "scatter", "x": [1607], "xaxis": "x", "y": ["295"], "yaxis": "y"}, {"customdata": [["Tractatus de sphaera", "CK_Sphericity of the Heavens", 2092], ["Tractatus de sphaera", "CK_Sphericity of the Heavens", 2092], ["Tractatus de sphaera", "CK_Sphericity of the Heavens", 2092]], "hovertemplate": "Place=Milan<br>year=%{x}<br>Custom ID=%{y}<br>part_or_adaption_label=%{customdata[0]}<br>cks=%{customdata[1]}<br>bid=%{customdata[2]}<extra></extra>", "legendgroup": "Milan", "marker": {"color": "#636efa", "opacity": 0.7, "size": 8, "symbol": "circle"}, "mode": "markers", "name": "Milan", "orientation": "h", "showlegend": true, "type": "scatter", "x": [1514, 1514, 1514], "xaxis": "x", "y": ["426", "426", "426"], "yaxis": "y"}, {"customdata": [["Witekind's treatise on the Sphere", "CK_Sphericity of the Heavens", 2233], ["Witekind's treatise on the Sphere", "CK_Sphericity of the Heavens", 2233]], "hovertemplate": "Place=Heidelberg<br>year=%{x}<br>Custom ID=%{y}<br>part_or_adaption_label=%{customdata[0]}<br>cks=%{customdata[1]}<br>bid=%{customdata[2]}<extra></extra>", "legendgroup": "Heidelberg", "marker": {"color": "#EF553B", "opacity": 0.7, "size": 8, "symbol": "circle"}, "mode": "markers", "name": "Heidelberg", "orientation": "h", "showlegend": true, "type": "scatter", "x": [1574, 1574], "xaxis": "x", "y": ["520", "520"], "yaxis": "y"}, {"customdata": [["Quaestiones by S. Dietrich", "CK_Sphericity of the Heavens", 2159]], "hovertemplate": "Place=Wittenberg<br>year=%{x}<br>Custom ID=%{y}<br>part_or_adaption_label=%{customdata[0]}<br>cks=%{customdata[1]}<br>bid=%{customdata[2]}<extra></extra>", "legendgroup": "Wittenberg", "marker": {"color": "#00cc96", "opacity": 0.7, "size": 8, "symbol": "circle"}, "mode": "markers", "name": "Wittenberg", "orientation": "h", "showlegend": true, "type": "scatter", "x": [1583], "xaxis": "x", "y": ["370"], "yaxis": "y"}, {"customdata": [["Second part of the Sphere treatise of Thomas Hill", "CK_Sphericity of the Heavens", 2279]], "hovertemplate": "Place=London<br>year=%{x}<br>Custom ID=%{y}<br>part_or_adaption_label=%{customdata[0]}<br>cks=%{customdata[1]}<br>bid=%{customdata[2]}<extra></extra>", "legendgroup": "London", "marker": {"color": "#ab63fa", "opacity": 0.7, "size": 8, "symbol": "circle"}, "mode": "markers", "name": "London", "orientation": "h", "showlegend": true, "type": "scatter", "x": [1599], "xaxis": "x", "y": ["929"], "yaxis": "y"}, {"customdata": [["Pifferi's Commentary on the Sphere", "CK_Sphericity of the Heavens", 1921], ["Pifferi's Commentary on the Sphere", "CK_Sphericity of the Heavens", 1921]], "hovertemplate": "Place=Siena<br>year=%{x}<br>Custom ID=%{y}<br>part_or_adaption_label=%{customdata[0]}<br>cks=%{customdata[1]}<br>bid=%{customdata[2]}<extra></extra>", "legendgroup": "Siena", "marker": {"color": "#FFA15A", "opacity": 0.7, "size": 8, "symbol": "circle"}, "mode": "markers", "name": "Siena", "orientation": "h", "showlegend": true, "type": "scatter", "x": [1604, 1604], "xaxis": "x", "y": ["316", "316"], "yaxis": "y"}], "layout": {"height": 800, "hovermode": "closest", "legend": {"title": {"text": "Place"}, "tracegroupgap": 0}, "title": {"text": "Interactive Plot: Sphericity of the Heavens Images with \"diagram = yes\" by Year and Custom ID"}, "xaxis": {"anchor": "y", "domain": [0, 1], "title": {"text": "year"}}, "yaxis": {"anchor": "x", "domain": [0, 1], "title": {"text": "Custom ID"}}}}
